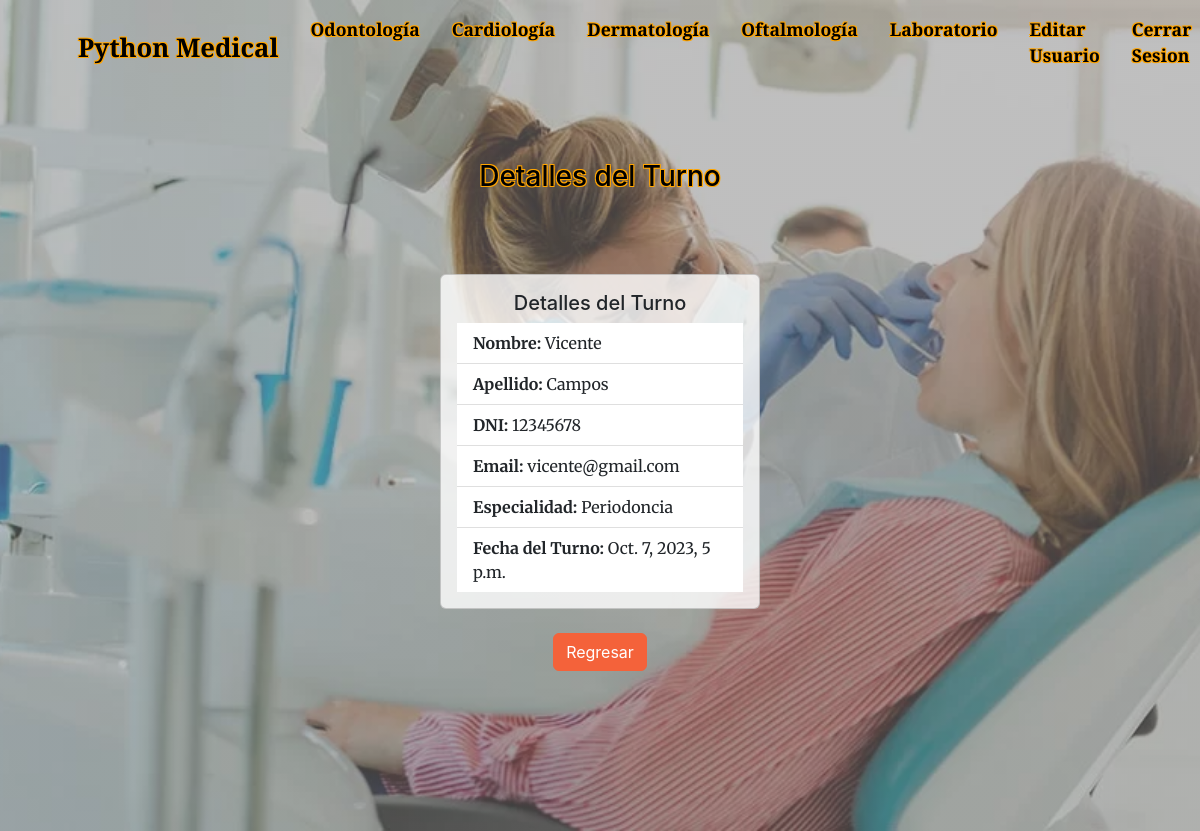
The page /AppPython/odontologia/6 (signed in) on the database its author committed.
### AppPython/models.py (models this page shows)
class Odontologia(models.Model):
    nombre = models.CharField(max_length=20)
    apellido = models.CharField(max_length=20)
    dni = models.IntegerField()
    email = models.EmailField()
    especialidad = models.CharField(max_length=20, default="")
    fecha_turno = models.DateTimeField(default=timezone.now)

### AppPython/views.py (the view)
# urls.py: path("odontologia/<int:pk>", DetalleTurno.as_view(), name = "TurnoDetalle"),
class DetalleTurno(LoginRequiredMixin, DetailView):
    model = Odontologia

### AppPython/templates/AppPython/odontologia_detail.html
{% extends "AppPython/padre.html" %}
{% block header_2 %}
<header class="masthead2">
    <section style="text-align: center; color: black; text-shadow: -1px -1px 0 #FFA500, 1px -1px 0 #FFA500, -1px 1px 0 #FFA500, 1px 1px 0 #FFA500;">
        <h3>Detalles del Turno</h3>
    </section><br><br><br>
    <div class="container d-flex justify-content-center align-items-center">
        <div class="card" style="width: 20rem; background: rgba(255, 255, 255, 0.8);">
            <div class="card-body">
                <h5 class="card-title", style="text-align: center;">Detalles del Turno</h5>
                <ul class="list-group list-group-flush">
                    <li class="list-group-item"><strong>Nombre:</strong> {{odontologia.nombre}}</li>
                    <li class="list-group-item"><strong>Apellido:</strong> {{odontologia.apellido}}</li>
                    <li class="list-group-item"><strong>DNI:</strong> {{odontologia.dni}}</li>
                    <li class="list-group-item"><strong>Email:</strong> {{odontologia.email}}</li>
                    <li class="list-group-item"><strong>Especialidad:</strong> {{odontologia.especialidad}}</li>
                    <li class="list-group-item"><strong>Fecha del Turno:</strong> {{odontologia.fecha_turno}}</li>
                </ul>
            </div>
        </div>
    </div>
    <div class="text-center mt-4">
        <a href="{% url 'MisTurnos' %}" class="btn btn-primary">Regresar</a>
    </div>
</header>
{% endblock %}

### rows shown on the page
Odontologia: nombre "Vicente", apellido "Campos", dni "12345678", email "vicente@gmail.com", especialidad "Periodoncia", fecha_turno "Oct. 7, 2023, 5 p.m."
